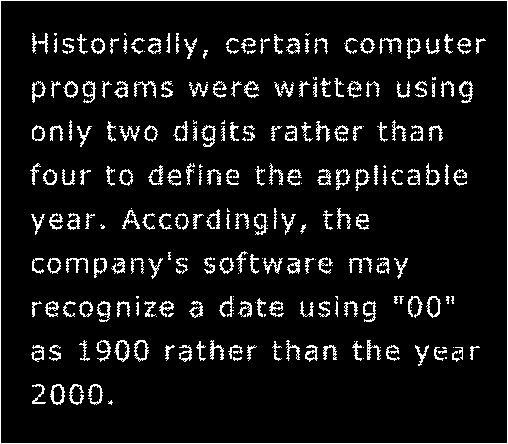
#> input picture TP7/assets/Broken_Text.tif, 508 x 444 px
$ jupyter execute ejercicio1.ipynb
#> lines starting #> are read from the running program, lines starting #| are printed output that depends on the picture; after the words box and inside, x2 and y2 are one past the last pixel; in counts of white or black regions, pixels touching at a corner belong together
### TP7/src/helper_file.py
import matplotlib.pyplot as plt

def plot_images(original, txt1, other, txt2):
    fig=plt.figure(figsize=(14, 10))
    fig.add_subplot(1, 2, 1)
    plt.title(txt1)
    plt.imshow(original, cmap='gray')
    fig.add_subplot(1, 2, 2)
    plt.title(txt2)
    plt.imshow(other, cmap='gray')

### TP7/src/ejercicio1.ipynb
# Ejercicio 1

Aplicar la operación de dilación a la imagen del texto que se provee, siendo el elemento
estructural:

$$
B = \begin{bmatrix}
0 & 1 & 0\\
1 & 1 & 1\\
0 & 1 & 0
\end{bmatrix}
$$

A continuación importamos las bibliotecas que utilizaremos.

[cell 1]
import cv2
import numpy as np
from helper_file import plot_images

Leemos la imágen a utilizar.

[cell 2]
img = cv2.imread('../assets/Broken_Text.tif', cv2.IMREAD_GRAYSCALE)
#> img: shape (444, 508); 7.9% white in thin lines or dots

Generamos el kernel según lo que solicita la consigna

[cell 3]
kernel =  cv2.getStructuringElement(cv2.MORPH_CROSS, (3, 3))
print(kernel)

Operamos e imprimimos el resultado.

[cell 4]
img_dilated = cv2.dilate(img, kernel, iterations=1)
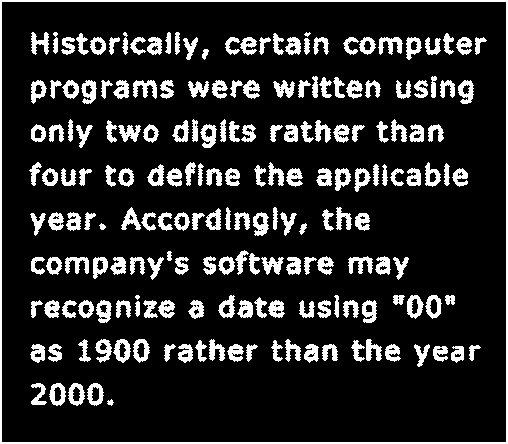
#> img_dilated: shape (444, 508); 15.2% white; 194 white regions (2 under 20 px), largest, box (x1, y1, x2, y2) and area: (0, 0, 508, 444) 3792, (133, 80, 157, 99) 257, (378, 37, 403, 55) 251
plot_images(img, 'original', img_dilated, 'dilatada')
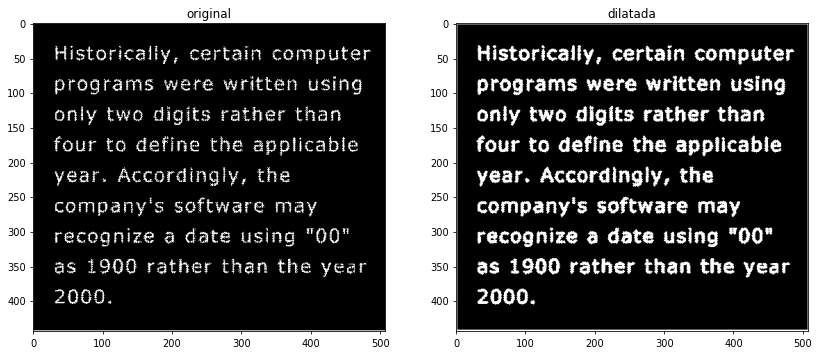
#> figure drawn by matplotlib, 2 panels

$ run again, with TP7/assets/Noisy_Squares.tif copied over TP7/assets/Broken_Text.tif
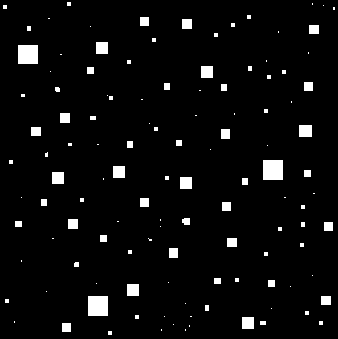
#> input picture TP7/assets/Noisy_Squares.tif, 338 x 339 px
#> img: shape (339, 338); 4.3% white; 120 white regions (73 under 20 px), largest, box (x1, y1, x2, y2) and area: (263, 160, 283, 180) 400, (88, 296, 108, 316) 400, (18, 45, 38, 64) 380
#> `img_dilated = cv2.dilate(img, kernel, iterations=1)`:
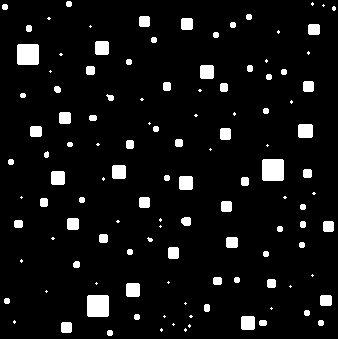
#> img_dilated: shape (339, 338); 6.4% white; 119 white regions (43 under 20 px), largest, box (x1, y1, x2, y2) and area: (262, 159, 284, 181) 480, (87, 295, 109, 317) 480, (17, 44, 39, 65) 458
#> `[cell 4] img_dilated = cv2.dilate(img, kernel, iterations=1) plot_imag..`:
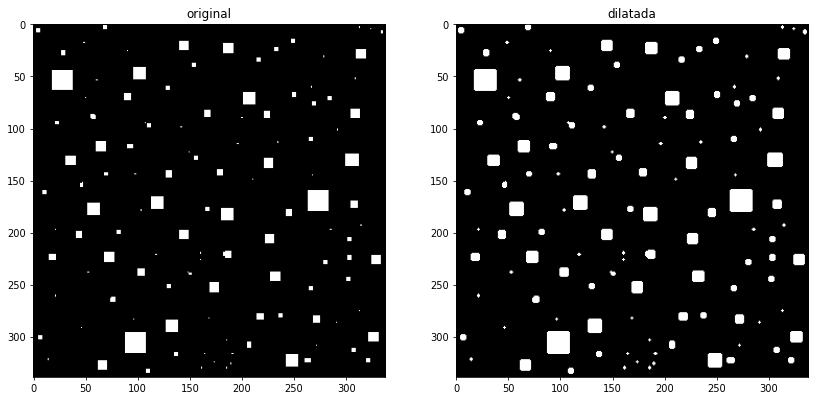
#> figure drawn by matplotlib, 2 panels

$ run again, with TP7/assets/two_triangles.png saved as TP7/assets/Broken_Text.tif
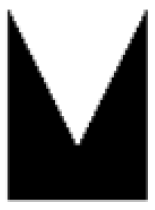
#> input picture TP7/assets/two_triangles.png, 155 x 210 px
#> img is the input picture: shape (210, 155); min 0, max 255, mean 120.6
#> `img_dilated = cv2.dilate(img, kernel, iterations=1)`:
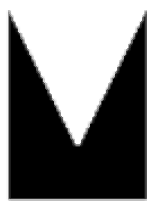
#> img_dilated: shape (210, 155); min 0, max 255, mean 127.1
#> `[cell 4] img_dilated = cv2.dilate(img, kernel, iterations=1) plot_imag..`:
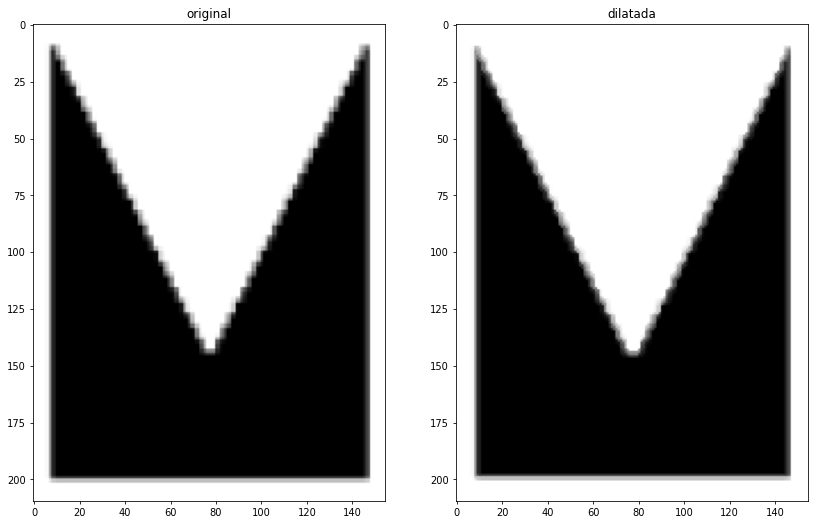
#> figure drawn by matplotlib, 2 panels
